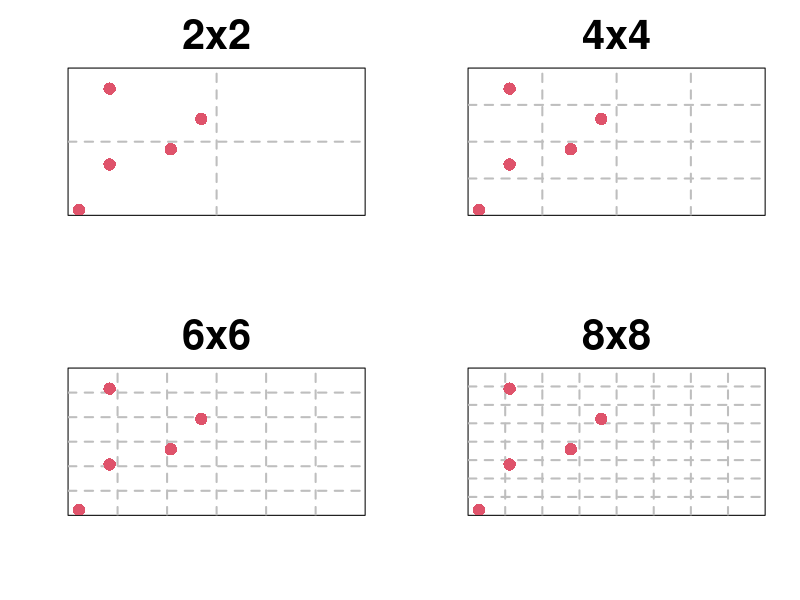

This chart was generated by the following R code:
## ---- chunk 1
#knitr::purl(input="../FW552/Proportions.qmd",output="../FW552/Proportions.r")
## ---- chunk 2
library(graphics)
x <- seq(1,10,by=1)
y <-  seq(1,10,by=1)

par(mfrow=c(2,2),cex.axis=1.5,cex.lab=2,cex.main=3)
plot(x,y, pch = 19, col = 0,main="2x2",xaxt="n",yaxt="n",xlab="",ylab="")
grid(nx = 2, ny = 2,
     lty = 2,      
     col = "gray", 
     lwd = 2)
points(x=c(1,4,5,2,2),y=c(1,5,7,4,9),pch=16,col=2,cex=2)
plot(x,y, pch = 19, col = 0,main="4x4",xaxt="n",yaxt="n",xlab="",ylab="")
grid(nx = 4, ny = 4,
     lty = 2,      
     col = "gray", 
     lwd = 2)
points(x=c(1,4,5,2,2),y=c(1,5,7,4,9),pch=16,col=2,cex=2)

plot(x,y, pch = 19, col = 0,main="6x6",xaxt="n",yaxt="n",xlab="",ylab="")
grid(nx = 6, ny = 6,
     lty = 2,      
     col = "gray", 
     lwd = 2)
points(x=c(1,4,5,2,2),y=c(1,5,7,4,9),pch=16,col=2,cex=2)

plot(x,y, pch = 19, col = 0,main="8x8",xaxt="n",yaxt="n",xlab="",ylab="")
grid(nx = 8, ny = 8,
     lty = 2,      
     col = "gray", 
     lwd = 2)
points(x=c(1,4,5,2,2),y=c(1,5,7,4,9),pch=16,col=2,cex=2)
